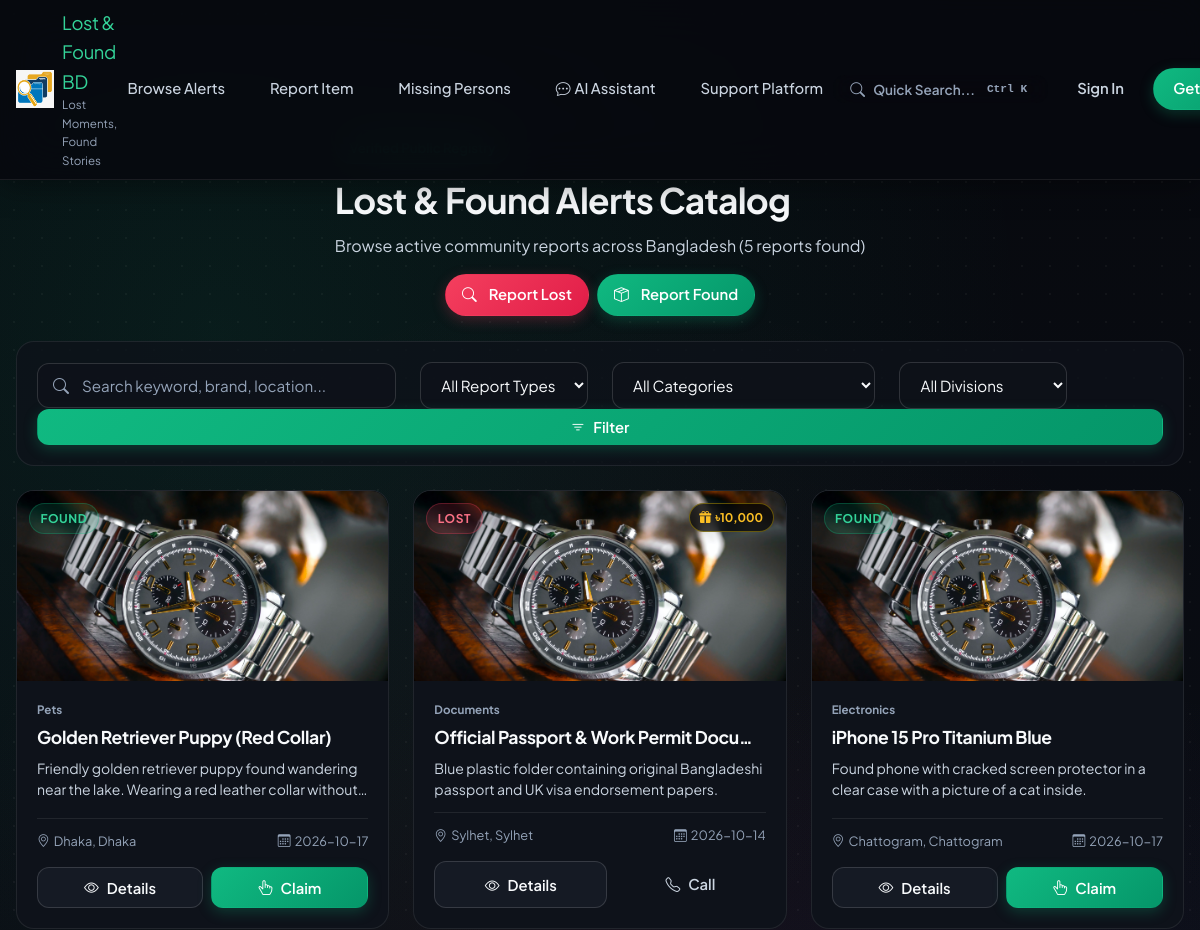
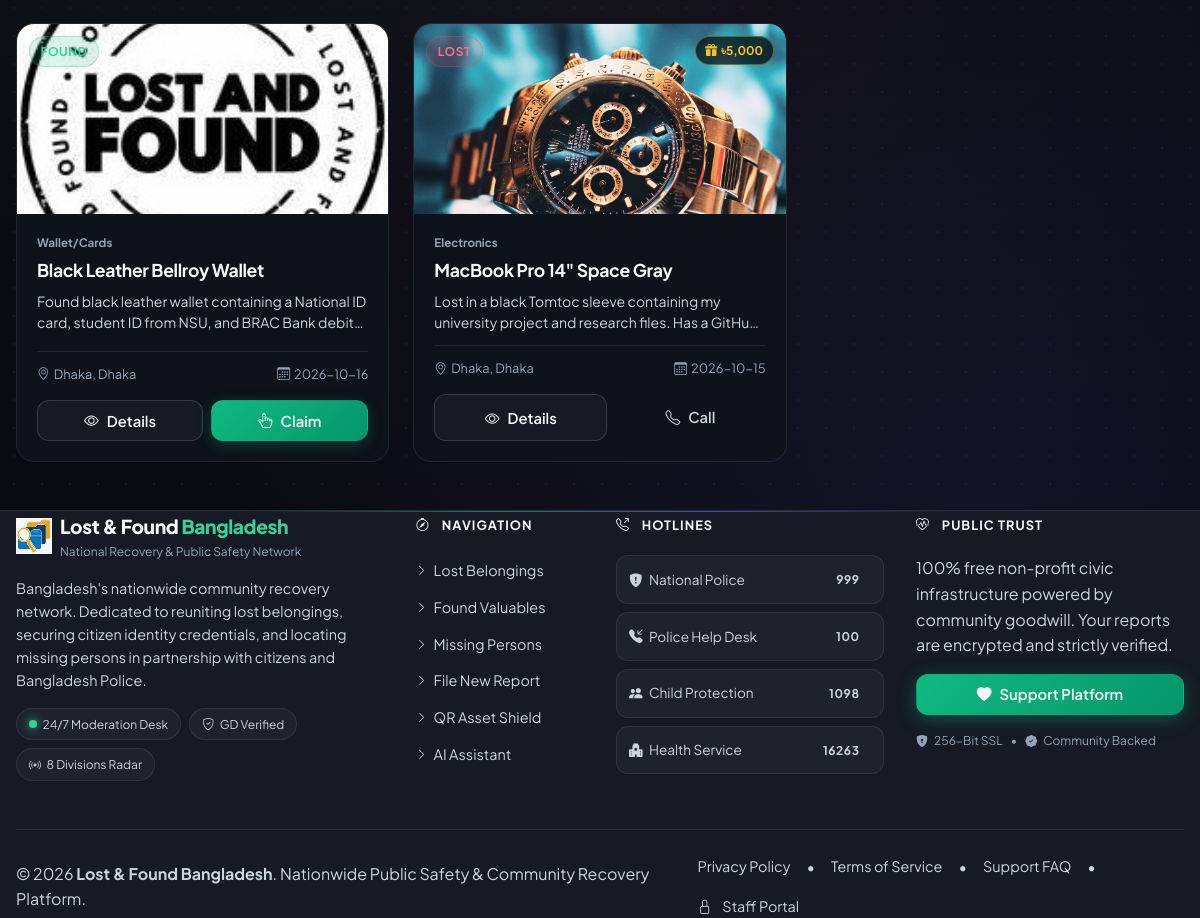
/recentposts.php, run on the app's committed database (2 pictures, top to bottom).
### tables this page shows
CREATE TABLE IF NOT EXISTS `items` (
  `id` INT AUTO_INCREMENT PRIMARY KEY,
  `user_id` INT NULL,
  `item_type` ENUM('lost', 'found') NOT NULL,
  `title` VARCHAR(200) NOT NULL,
  `category` VARCHAR(50) NOT NULL,
  `description` TEXT NOT NULL,
  `division` VARCHAR(50) NOT NULL,
  `district` VARCHAR(50) NOT NULL,
  `specific_location` VARCHAR(255) NOT NULL,
  `surrounding_details` TEXT NULL,
  `date_lost_or_found` DATE NOT NULL,
  `picture` VARCHAR(255) DEFAULT 'images/default_item.jpg',
  `contact_phone` VARCHAR(25) NOT NULL,
  `contact_email` VARCHAR(150) NOT NULL,
  `reward_amount` DECIMAL(10,2) DEFAULT 0.00,
  `status` ENUM('pending', 'verified', 'claimed', 'resolved') DEFAULT 'verified',
  `created_at` TIMESTAMP DEFAULT CURRENT_TIMESTAMP,
  `updated_at` TIMESTAMP DEFAULT CURRENT_TIMESTAMP ON UPDATE CURRENT_TIMESTAMP,
  FOREIGN KEY (`user_id`) REFERENCES `users`(`id`) ON DELETE SET NULL,
  INDEX `idx_items_type_status` (`item_type`, `status`),
  INDEX `idx_items_division` (`division`),
  INDEX `idx_items_category` (`category`),
  INDEX `idx_items_created` (`created_at`)
);

### src/Services/ItemService.php (called while the page is built, shortened)
<?php
class ItemService
{
    public function getItems(array $filters = []): array
    {
        $db = Database::getConnection();
        $conditions = ["1=1"];
        $params = [];
        if (!empty($filters['status'])) {
            $conditions[] = "status = ?";
            $params[] = $filters['status'];
        } else {
            $conditions[] = "status != 'pending'";
        }
        $whereClause = implode(" AND ", $conditions);
        $limit = isset($filters['limit']) ? max(1, min(100, (int)$filters['limit'])) : 50;
        $offset = isset($filters['offset']) ? max(0, (int)$filters['offset']) : 0;
        $sql = "SELECT * FROM items WHERE {$whereClause} ORDER BY created_at DESC LIMIT {$limit} OFFSET {$offset}";
        $stmt = $db->prepare($sql);
        $stmt->execute($params);
        $items = $stmt->fetchAll();
        $countSql = "SELECT COUNT(*) as total FROM items WHERE {$whereClause}";
        $countStmt = $db->prepare($countSql);
        $countStmt->execute($params);
        $total = (int)$countStmt->fetchColumn();
        return [
            'items' => $items,
            'total' => $total,
            'limit' => $limit,
            'offset' => $offset,
        ];
    }
}

### recentposts.php (the view, shortened to what this page needs)
<?php
$itemService = new ItemService();
$type = $_GET['type'] ?? '';
$category = $_GET['category'] ?? 'All';
$division = $_GET['division'] ?? 'All';
$query = $_GET['search'] ?? $_GET['query'] ?? '';
$filters = [
    'type'     => $type !== 'all' && !empty($type) ? $type : null,
    'category' => $category,
    'division' => $division,
    'query'    => $query,
    'limit'    => 60,
];
$res = $itemService->getItems($filters);
$items = $res['items'];
$total = $res['total'];
?>
<!DOCTYPE html>
<html lang="en">
<head>
    <link rel="stylesheet" href="https://cdn.jsdelivr.net/npm/bootstrap-icons@1.11.3/font/bootstrap-icons.min.css">
    <link rel="stylesheet" href="css/design-system.css">
</head>
<body>
    <?php include __DIR__ . '/components/navbar.php'; ?>
    <main class="container mx-auto px-3" style="max-width: 1320px;">
        <div class="catalog-header">
            <div class="d-flex flex-column flex-md-row justify-content-between align-items-md-center gap-3">
                <div>
                    <span class="brand-badge mb-2">Verified Public Registry</span>
                    <h1 class="text-light fw-bold mb-1" style="font-size: 2.2rem;">Lost & Found Alerts Catalog</h1>
                    <p class="text-secondary mb-0">Browse active community reports across Bangladesh (<?= number_format($total) ?> reports found)</p>
                </div>
                <div class="d-flex gap-2">
                    <a href="submit_lostitems.php?type=lost" class="btn btn-danger btn-sm btn-pill px-3 py-2">
                        <i class="bi bi-search me-1"></i> Report Lost
                    </a>
                    <a href="submit_lostitems.php?type=found" class="btn btn-primary btn-sm btn-pill px-3 py-2">
                        <i class="bi bi-box-seam me-1"></i> Report Found
                    </a>
                </div>
            </div>
        </div>
        <div class="filter-bar mb-4">
            <form action="recentposts.php" method="GET" class="row g-3 align-items-center">
                <div class="col-lg-4 col-md-12">
                    <div class="input-icon-wrapper">
                        <i class="bi bi-search icon"></i>
                        <input type="text" class="form-control" name="search" value="<?= htmlspecialchars($query, ENT_QUOTES, 'UTF-8') ?>" placeholder="Search keyword, brand, location...">
                    </div>
                </div>
                <div class="col-sm-4 col-lg-2">
                    <select class="form-select" name="type">
                        <option value="all" <?= empty($type) || $type === 'all' ? 'selected' : '' ?>>All Report Types</option>
                    </select>
                </div>
                <div class="col-sm-4 col-lg-3">
                    <select class="form-select" name="category">
                        <option value="All" <?= $category === 'All' ? 'selected' : '' ?>>All Categories</option>
                    </select>
                </div>
                <div class="col-sm-4 col-lg-2">
                    <select class="form-select" name="division">
                        <option value="All" <?= $division === 'All' ? 'selected' : '' ?>>All Divisions</option>
                    </select>
                </div>
                <div class="col-lg-1 col-md-12 text-end">
                    <button type="submit" class="btn btn-primary w-100 py-2"><i class="bi bi-filter"></i> Filter</button>
                </div>
            </form>
        </div>
        <?php if (!empty($items)): ?>
            <div class="items-grid mb-5">
                <?php foreach ($items as $item): ?>
                    <?php
                        $badgeClass = $item['item_type'] === 'lost' ? 'badge-lost' : 'badge-found';
                        $typeLabel = ucfirst($item['item_type']);
                    ?>
                    <div class="item-card">
                        <div class="item-card-media">
                            <img src="<?= htmlspecialchars($item['picture'] ?: 'images/default_item.jpg', ENT_QUOTES, 'UTF-8') ?>" alt="<?= htmlspecialchars($item['title'], ENT_QUOTES, 'UTF-8') ?>" loading="lazy">
                            <span class="badge <?= $badgeClass ?> item-card-badge"><?= $typeLabel ?></span>
                            <?php if ((float)$item['reward_amount'] > 0): ?>
                                <span class="item-card-reward"><i class="bi bi-gift-fill me-1"></i>৳<?= number_format((float)$item['reward_amount']) ?></span>
                            <?php endif; ?>
                        </div>
                        <div class="item-card-body">
                            <div class="text-muted small text-uppercase mb-1" style="font-size: 0.725rem; font-weight: 700;"><?= htmlspecialchars($item['category'], ENT_QUOTES, 'UTF-8') ?></div>
                            <h3 class="item-card-title"><?= htmlspecialchars($item['title'], ENT_QUOTES, 'UTF-8') ?></h3>
                            <p class="item-card-desc"><?= htmlspecialchars($item['description'], ENT_QUOTES, 'UTF-8') ?></p>
                            <div class="item-card-meta">
                                <span><i class="bi bi-geo-alt me-1 text-emerald"></i><?= htmlspecialchars($item['district'] . ', ' . $item['division'], ENT_QUOTES, 'UTF-8') ?></span>
                                <span><i class="bi bi-calendar3 me-1"></i><?= htmlspecialchars($item['date_lost_or_found'], ENT_QUOTES, 'UTF-8') ?></span>
                            </div>
                            <div class="mt-3 pt-2 border-top border-subtle d-flex gap-2">
                                <button type="button" class="btn btn-secondary btn-sm flex-grow-1" onclick="openItemModal(<?= (int)$item['id'] ?>)">
                                    <i class="bi bi-eye"></i> Details
                                </button>
                                <?php if ($item['item_type'] === 'found'): ?>
                                    <button type="button" class="btn btn-primary btn-sm flex-grow-1" onclick="claimItem(<?= (int)$item['id'] ?>, '<?= addslashes(htmlspecialchars($item['title'], ENT_QUOTES, 'UTF-8')) ?>')">
                                        <i class="bi bi-hand-index-thumb"></i> Claim
                                    </button>
                                <?php else: ?>
                                    <a href="tel:<?= htmlspecialchars($item['contact_phone'], ENT_QUOTES, 'UTF-8') ?>" class="btn btn-ghost btn-sm border border-subtle flex-grow-1">
                                        <i class="bi bi-telephone text-emerald"></i> Call
                                    </a>
                                <?php endif; ?>
                            </div>
                        </div>
                    </div>
                <?php endforeach; ?>
            </div>
        <?php endif; ?>
    </main>
    <?php include __DIR__ . '/components/footer.php'; ?>
</body>
</html>

### recentposts.php (style rules this page uses)
.catalog-header { padding-top: 130px; padding-bottom: 25px; }
.filter-bar { background: var(--bg-surface-glass); border: 1px solid var(--border-subtle); border-radius: var(--radius-lg); padding: 1.25rem; }

### data on the page
items: picture (placeholder picture), item_type "FOUND", category "Pets", title "Golden Retriever Puppy (Red Collar)", description "Friendly golden retriever puppy found wandering near the lake. Wearing a red leather collar without…", district+division "Dhaka, Dhaka", date_lost_or_found "2026-10-17"
items: picture (placeholder picture), item_type "LOST", reward_amount "10,000", category "Documents", title "Official Passport & Work Permit Docu…", description "Blue plastic folder containing original Bangladeshi passport and UK visa endorsement papers.", district+division "Sylhet, Sylhet", date_lost_or_found "2026-10-14"
items: picture (picture), item_type "FOUND", category "Electronics", title "iPhone 15 Pro Titanium Blue", description "Found phone with cracked screen protector in a clear case with a picture of a cat inside.", district+division "Chattogram, Chattogram", date_lost_or_found "2026-10-17"
items: picture (picture), item_type "FOUND", category "Wallet/Cards", title "Black Leather Bellroy Wallet", description "Found black leather wallet containing a National ID card, student ID from NSU, and BRAC Bank…", district+division "Dhaka, Dhaka", date_lost_or_found "2026-10-16"
items: picture (picture), item_type "LOST", reward_amount "5,000", category "Electronics", title "MacBook Pro 14\" Space Gray", description "Lost in a black Tomtoc sleeve containing my university project and research files. Has a…", district+division "Dhaka, Dhaka", date_lost_or_found "2026-10-15"

### other printed values
$total "5"
